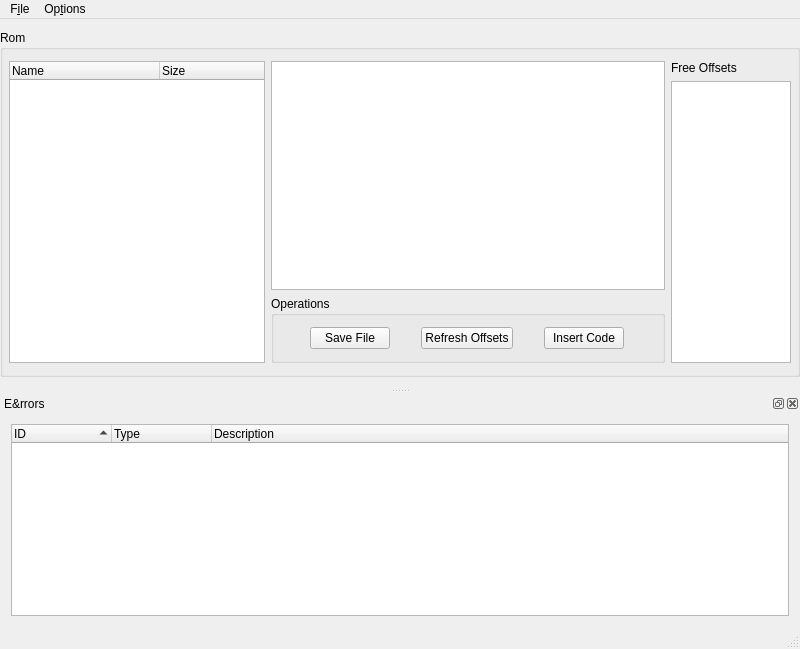
<?xml version="1.0" encoding="UTF-8"?>
<ui version="4.0">
 <class>MainWindow</class>
 <widget class="QMainWindow" name="MainWindow">
  <property name="geometry">
   <rect>
    <x>0</x>
    <y>0</y>
    <width>800</width>
    <height>649</height>
   </rect>
  </property>
  <property name="minimumSize">
   <size>
    <width>0</width>
    <height>0</height>
   </size>
  </property>
  <property name="windowTitle">
   <string>ROMtastic 0.1</string>
  </property>
  <property name="dockNestingEnabled">
   <bool>false</bool>
  </property>
  <property name="unifiedTitleAndToolBarOnMac">
   <bool>false</bool>
  </property>
  <widget class="QWidget" name="centralWidget">
   <layout class="QVBoxLayout" name="verticalLayout">
    <property name="leftMargin">
     <number>0</number>
    </property>
    <property name="rightMargin">
     <number>0</number>
    </property>
    <item>
     <widget class="QGroupBox" name="boxRom">
      <property name="sizePolicy">
       <sizepolicy hsizetype="Expanding" vsizetype="MinimumExpanding">
        <horstretch>0</horstretch>
        <verstretch>2</verstretch>
       </sizepolicy>
      </property>
      <property name="title">
       <string>Rom</string>
      </property>
      <layout class="QHBoxLayout" name="horizontalLayout_2">
       <property name="spacing">
        <number>6</number>
       </property>
       <property name="sizeConstraint">
        <enum>QLayout::SetDefaultConstraint</enum>
       </property>
       <property name="leftMargin">
        <number>6</number>
       </property>
       <property name="rightMargin">
        <number>6</number>
       </property>
       <item>
        <layout class="QHBoxLayout" name="horizontalLayout_3">
         <property name="rightMargin">
          <number>0</number>
         </property>
         <item>
          <widget class="FileManager" name="treeSourceFiles">
           <property name="sizePolicy">
            <sizepolicy hsizetype="Maximum" vsizetype="Expanding">
             <horstretch>0</horstretch>
             <verstretch>0</verstretch>
            </sizepolicy>
           </property>
           <property name="minimumSize">
            <size>
             <width>150</width>
             <height>0</height>
            </size>
           </property>
           <property name="columnCount">
            <number>2</number>
           </property>
           <attribute name="headerDefaultSectionSize">
            <number>150</number>
           </attribute>
           <column>
            <property name="text">
             <string>Name</string>
            </property>
           </column>
           <column>
            <property name="text">
             <string>Size</string>
            </property>
           </column>
          </widget>
         </item>
        </layout>
       </item>
       <item>
        <layout class="QVBoxLayout" name="verticalLayout_6">
         <property name="topMargin">
          <number>0</number>
         </property>
         <property name="bottomMargin">
          <number>0</number>
         </property>
         <item>
          <widget class="QTextEdit" name="editSource"/>
         </item>
         <item>
          <widget class="QGroupBox" name="boxOperations">
           <property name="title">
            <string>Operations</string>
           </property>
           <layout class="QHBoxLayout" name="horizontalLayout_5">
            <item>
             <widget class="QPushButton" name="btnSaveFile">
              <property name="sizePolicy">
               <sizepolicy hsizetype="Fixed" vsizetype="Fixed">
                <horstretch>0</horstretch>
                <verstretch>0</verstretch>
               </sizepolicy>
              </property>
              <property name="text">
               <string>Save File</string>
              </property>
             </widget>
            </item>
            <item>
             <widget class="QPushButton" name="btnRefreshOffsets">
              <property name="sizePolicy">
               <sizepolicy hsizetype="Fixed" vsizetype="Fixed">
                <horstretch>0</horstretch>
                <verstretch>0</verstretch>
               </sizepolicy>
              </property>
              <property name="text">
               <string>Refresh Offsets</string>
              </property>
             </widget>
            </item>
            <item>
             <widget class="QPushButton" name="btnInsertCode">
              <property name="sizePolicy">
               <sizepolicy hsizetype="Fixed" vsizetype="Fixed">
                <horstretch>0</horstretch>
                <verstretch>0</verstretch>
               </sizepolicy>
              </property>
              <property name="text">
               <string>Insert Code</string>
              </property>
             </widget>
            </item>
           </layout>
          </widget>
         </item>
        </layout>
       </item>
       <item>
        <layout class="QVBoxLayout" name="verticalLayout_2">
         <property name="spacing">
          <number>6</number>
         </property>
         <property name="sizeConstraint">
          <enum>QLayout::SetFixedSize</enum>
         </property>
         <property name="leftMargin">
          <number>0</number>
         </property>
         <item>
          <widget class="QLabel" name="lblFreeOffsets">
           <property name="sizePolicy">
            <sizepolicy hsizetype="Minimum" vsizetype="Preferred">
             <horstretch>0</horstretch>
             <verstretch>0</verstretch>
            </sizepolicy>
           </property>
           <property name="minimumSize">
            <size>
             <width>120</width>
             <height>0</height>
            </size>
           </property>
           <property name="maximumSize">
            <size>
             <width>120</width>
             <height>16777215</height>
            </size>
           </property>
           <property name="text">
            <string>Free Offsets</string>
           </property>
          </widget>
         </item>
         <item>
          <widget class="QListWidget" name="listOffsets">
           <property name="sizePolicy">
            <sizepolicy hsizetype="Fixed" vsizetype="Expanding">
             <horstretch>0</horstretch>
             <verstretch>0</verstretch>
            </sizepolicy>
           </property>
           <property name="minimumSize">
            <size>
             <width>120</width>
             <height>0</height>
            </size>
           </property>
           <property name="maximumSize">
            <size>
             <width>120</width>
             <height>16777215</height>
            </size>
           </property>
           <property name="alternatingRowColors">
            <bool>true</bool>
           </property>
          </widget>
         </item>
        </layout>
       </item>
      </layout>
     </widget>
    </item>
   </layout>
  </widget>
  <widget class="QMenuBar" name="menuBar">
   <property name="geometry">
    <rect>
     <x>0</x>
     <y>0</y>
     <width>800</width>
     <height>27</height>
    </rect>
   </property>
   <widget class="QMenu" name="menuFile">
    <property name="title">
     <string>F&amp;ile</string>
    </property>
    <addaction name="actionLoad_Rom"/>
    <addaction name="actionSave_Rom"/>
    <addaction name="actionQuit"/>
   </widget>
   <widget class="QMenu" name="menuOptions">
    <property name="title">
     <string>Op&amp;tions</string>
    </property>
    <addaction name="actionSelect_Directory"/>
    <addaction name="actionSet_compiler_path"/>
   </widget>
   <addaction name="menuFile"/>
   <addaction name="menuOptions"/>
  </widget>
  <widget class="QStatusBar" name="statusBar"/>
  <widget class="QDockWidget" name="dockError">
   <property name="enabled">
    <bool>true</bool>
   </property>
   <property name="sizePolicy">
    <sizepolicy hsizetype="Preferred" vsizetype="Minimum">
     <horstretch>0</horstretch>
     <verstretch>0</verstretch>
    </sizepolicy>
   </property>
   <property name="minimumSize">
    <size>
     <width>96</width>
     <height>150</height>
    </size>
   </property>
   <property name="baseSize">
    <size>
     <width>0</width>
     <height>150</height>
    </size>
   </property>
   <property name="windowTitle">
    <string>E&amp;rrors</string>
   </property>
   <attribute name="dockWidgetArea">
    <number>8</number>
   </attribute>
   <widget class="QWidget" name="dockWidgetContents_3">
    <layout class="QHBoxLayout" name="horizontalLayout_4">
     <item>
      <widget class="QTreeWidget" name="trErrors">
       <property name="sortingEnabled">
        <bool>true</bool>
       </property>
       <property name="columnCount">
        <number>3</number>
       </property>
       <attribute name="headerDefaultSectionSize">
        <number>100</number>
       </attribute>
       <attribute name="headerStretchLastSection">
        <bool>true</bool>
       </attribute>
       <column>
        <property name="text">
         <string>ID</string>
        </property>
       </column>
       <column>
        <property name="text">
         <string>Type</string>
        </property>
       </column>
       <column>
        <property name="text">
         <string>Description</string>
        </property>
       </column>
      </widget>
     </item>
    </layout>
   </widget>
  </widget>
  <action name="actionLoad_Rom">
   <property name="text">
    <string>&amp;Load Rom...</string>
   </property>
  </action>
  <action name="actionQuit">
   <property name="text">
    <string>&amp;Quit</string>
   </property>
  </action>
  <action name="actionROMtastic_v1">
   <property name="text">
    <string>ROMtastic v1</string>
   </property>
  </action>
  <action name="actionAbout">
   <property name="text">
    <string>About</string>
   </property>
  </action>
  <action name="actionSave_Rom">
   <property name="text">
    <string>&amp;Save Rom...</string>
   </property>
  </action>
  <action name="actionSelect_Directory">
   <property name="text">
    <string>Select &amp;Directory...</string>
   </property>
  </action>
  <action name="actionSet_compiler_path">
   <property name="text">
    <string>Set Compiler Path...</string>
   </property>
  </action>
 </widget>
 <layoutdefault spacing="6" margin="11"/>
 <customwidgets>
  <customwidget>
   <class>FileManager</class>
   <extends>QTreeWidget</extends>
   <header>filemanager.h</header>
  </customwidget>
 </customwidgets>
 <resources/>
 <connections/>
</ui>
